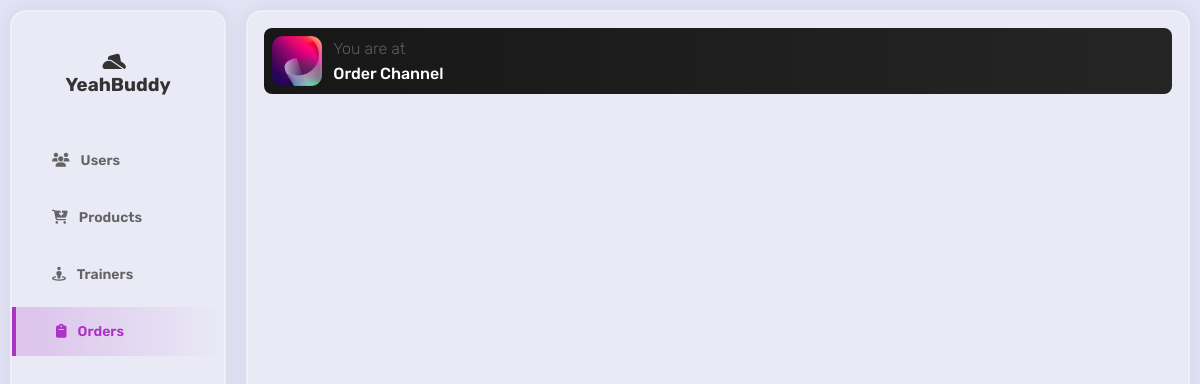
Page /admin/adminOrder.php on the earlier database version.
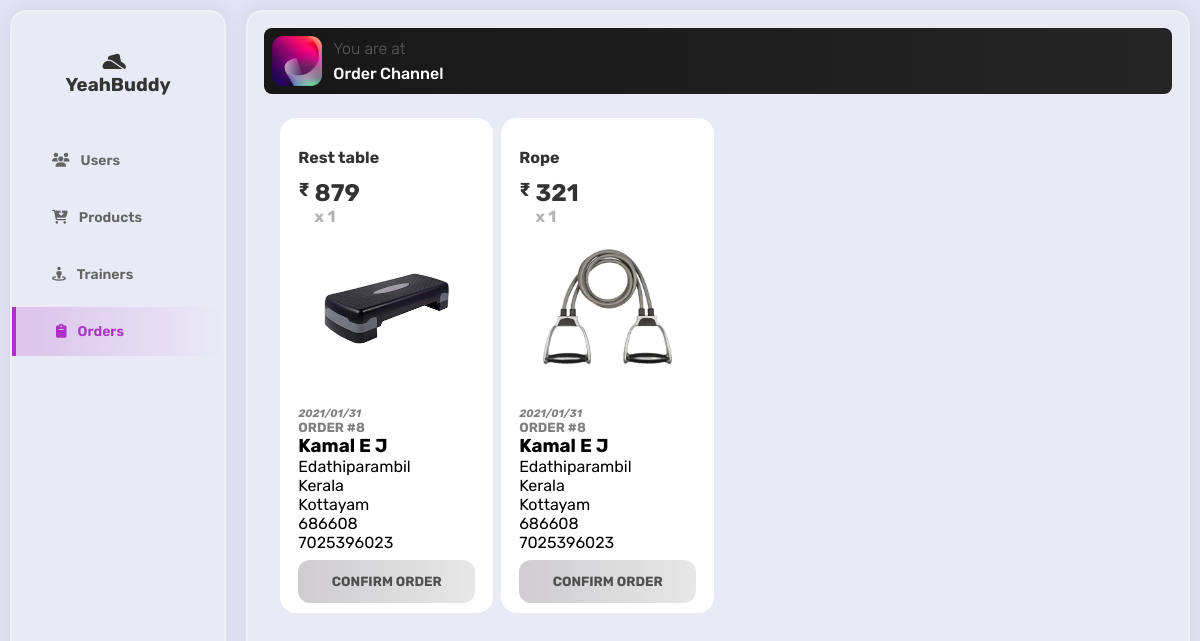
Same page on the later database version.
### tables this page shows
CREATE TABLE `product` (
  `id` int(11) NOT NULL,
  `prdName` varchar(50) NOT NULL,
  `prdDesc` varchar(500) NOT NULL,
  `prdImage` varchar(100) NOT NULL,
  `prdPrice` bigint(20) NOT NULL,
  `prdQty` int(11) NOT NULL
);

CREATE TABLE `orderedproducts` (
  `id` int(11) NOT NULL,
  `order_id` int(11) NOT NULL,
  `prd_id` int(11) NOT NULL,
  `qty` int(11) NOT NULL,
  `prdStatus` varchar(20) NOT NULL DEFAULT 'waiting'
);

CREATE TABLE `productorder` (
  `id` int(11) NOT NULL,
  `user_id` int(11) NOT NULL,
  `totalPay` int(11) NOT NULL,
  `orderDate` varchar(20) NOT NULL,
  `status` varchar(20) NOT NULL DEFAULT 'ordered'
);

CREATE TABLE `orderaddress` (
  `id` int(11) NOT NULL,
  `order_id` int(11) NOT NULL,
  `houseName` varchar(50) NOT NULL,
  `state` varchar(50) NOT NULL,
  `distric` varchar(50) NOT NULL,
  `pincode` varchar(10) NOT NULL
);

CREATE TABLE `usertable` (
  `id` int(11) NOT NULL,
  `firstName` varchar(50) DEFAULT NULL,
  `lastName` varchar(50) DEFAULT NULL,
  `gender` varchar(10) DEFAULT NULL,
  `email` varchar(30) NOT NULL,
  `password` varchar(500) NOT NULL,
  `profile_pic` varchar(300) DEFAULT 'images/uploads/logo.jpg',
  `phone` bigint(12) DEFAULT 0,
  `role` varchar(10) NOT NULL DEFAULT 'user'
);

### admin/adminOrder.php (the view, shortened to what this page needs)
<?php
    include('adminTop.php');
?>
<div class="contentBox">
    <div class="titleBox">
        <div class="titleImageBox"></div>
        <div class="titleDetailsBox">
            <p>You are at</p>
            <p>Order Channel</p>
        </div>
    </div>
    <div class="mainContentBox">
        <?php
        require('../includes/db.inc.php');
        $sql = 'SELECT * FROM product prd, productorder po, orderedproducts op, orderaddress oa, usertable u WHERE op.prdStatus="waiting" AND op.order_id = po.id AND oa.order_id=po.id AND u.id=po.user_id AND prd.id = op.prd_id;';
        $result = mysqli_query($conn, $sql);
        while($row = mysqli_fetch_assoc($result)) {
            echo '
            <div class="eachProductBox">
                <h4 class="prdName">'.$row["prdName"].'</h4>
                <h3 class="prdPrice">₹<span>'.$row["prdPrice"].' <h6 style="color: rgba(0,0,0,0.3);position: absolute;"> x '. $row['qty'] .'</h6></span></h3>
                <div class="productImageBox">
                    <img class="prdImage" src="../'.$row["prdImage"].'" alt="">
                </div>
                <div>
                <h6 style="color: grey;"><i>'.$row['orderDate'].'</i></h6>
                    <h5 style="color: grey;">ORDER #'.$row['order_id'].'</h5>
                    <h3>'.$row['firstName'].' '.$row['lastName'].'</h3>
                    <p>'.$row['houseName'].'</p>
                    <p>'.$row['state'].'</p>
                    <p>'.$row['distric'].'</p>
                    <p>'.$row['pincode'].'</p>
                    <p>'.$row['phone'].'</p>
                    <button class="addToCartButton" data-orderId='.$row['order_id'].' data-prdId="'.$row['prd_id'].'" onclick="confirmOrder(this);">CONFIRM ORDER</button>
                </div>
            </div>
            ';
        }
    ?>
    </div>
</div>
<?php
    include('adminBottom.php');
?>

Differences in the rows shown:
added product: prdName "Rest table", prdPrice "879", orderedproducts.qty "1", prdImage (picture), productorder.orderDate "2021/01/31", orderaddress.order_id "8", usertable.firstName "Kamal", usertable.lastName "E J", orderaddress.houseName "Edathiparambil", orderaddress.state "Kerala", orderaddress.distric "Kottayam", orderaddress.pincode "686608", usertable.phone "7025396023"
now on this page (row edited): product: prdName "Rope", prdPrice "321", orderedproducts.qty "1", prdImage (picture), productorder.orderDate "2021/01/31", orderaddress.order_id "8", usertable.firstName "Kamal", usertable.lastName "E J", orderaddress.houseName "Edathiparambil", orderaddress.state "Kerala", orderaddress.distric "Kottayam", orderaddress.pincode "686608", usertable.phone "7025396023"
